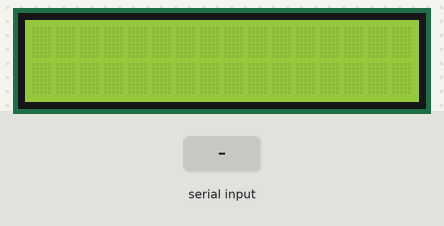
Bench run of a sketch on a simulated Arduino Mega 2560, built with avr-gcc and run on an emulated ATmega2560. Parts: 16×2 character LCD. Inputs (shaded band) come from the test bench. What the sketch prints to the serial monitor is not drawn.

Above: at 1.2 s.
1.3 s: "90,45\n" received over the second serial link
At 2.5 s:
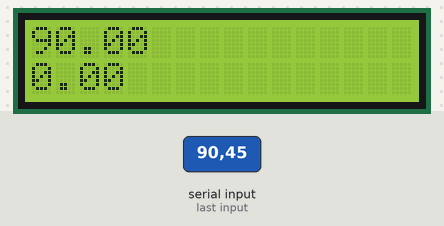
2.8 s: "5\n" received over the second serial link
At 3.6 s:
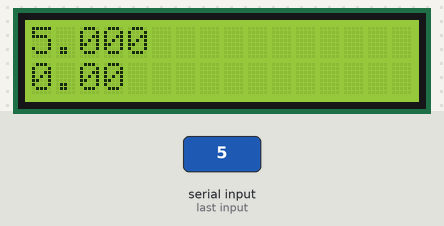
4.3 s: "1,90,45\n" received over the second serial link
At 4.6 s:
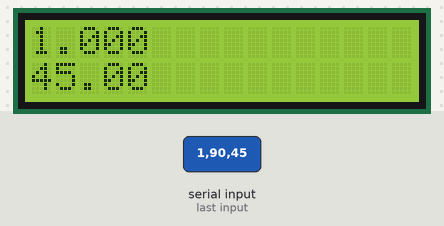
Timing chart, 0 to 7.3 s (numbered marks = the images above; inputs shaded):
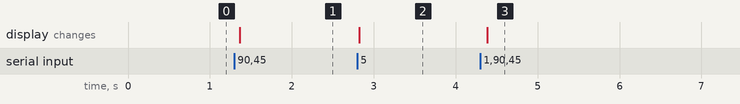

Measured:
- after the input at 1.3 s, the display: changes after 0.06 s (image 1)
- after the input at 2.8 s, the display: changes at once (image 2)
- after the input at 4.3 s, the display: changes after 0.09 s (image 3)

The sketch:

LCD_Slave.ino
```cpp
#include <LiquidCrystal.h>
LiquidCrystal lcd(2,3,4,5,6,7);

String receivestring_ch;
String temp_ch;
String hum_ch;


void setup()
{
   lcd.begin(16, 2);
   Serial.begin(9600);
   Serial1.begin(9600);
}

void loop()
{

 while(Serial1.available()){
    delay(10);
    if (Serial1.available() >0) {
           char c = Serial1.read();                     // gets one byte from serial buffer
           receivestring_ch += c;                      // construct the recievestring_ch
       }
    }

 if (receivestring_ch.length() >0) {
     Serial.print("receivestring_ch = ");
     Serial.println(receivestring_ch);

     temp_ch = receivestring_ch.substring(0, 4);
     hum_ch = receivestring_ch.substring(5, 9);

     receivestring_ch = ""; //
     Serial.print("Temperatura = ");
     Serial.println(temp_ch);
     Serial.print("Humidade = ");
     Serial.println(hum_ch);
     Serial.println();

     float temp = 0.00;
     float hum = 0.00;


     char carray1[6];
     temp_ch.toCharArray(carray1, sizeof(carray1));
     temp = atof(carray1);

     char carray2[6];
     hum_ch.toCharArray(carray2, sizeof(carray2));
     hum = atof(carray2);

  {

 }

   lcd.setCursor(0, 0);
   lcd.print(temp, 2);

   lcd.setCursor(0, 1);
   lcd.print(hum, 2);

   temp = 0;
   hum = 0;

   delay(1000);

}
}
```
